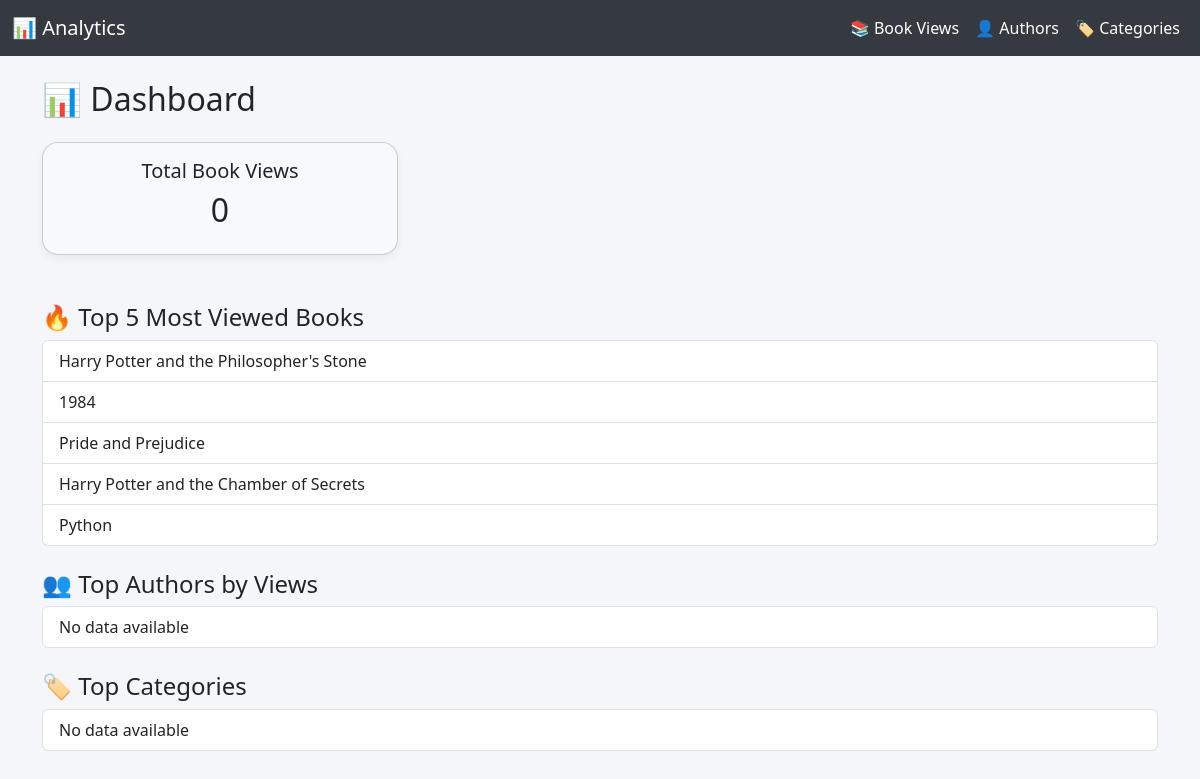
The page /analytics/ on the database its author committed.
### library/models.py (models this page shows, shortened)
class Book(models.Model):
    title = models.CharField(max_length=200)
    author = models.ForeignKey(
        Author,
        on_delete=models.CASCADE,
        related_name='books'
    )
    isbn = models.CharField('ISBN', max_length=13, unique=True)
    publication_date = models.DateField(null=True, blank=True)
    summary = models.TextField(blank=True)
    categories = models.ManyToManyField(Category, related_name='books')
    publishers = models.ManyToManyField(
        Publisher,
        through='Publication',
        through_fields=('book', 'publisher'),
        related_name='books'
    )

### analytics/views.py (the view)
# urls.py: path('', views.dashboard, name='dashboard'),
def dashboard(request):
    context = {
        'total_views': BookView.objects.count(),
        'top_books': Book.objects.order_by('-views__id')[:5],
        'top_authors': AuthorAnalytics.objects.order_by('-total_views')[:5],
        'category_stats': CategoryAnalytics.objects.order_by('-popularity_score')[:5],
    }
    return render(request, 'analytics/dashboard.html', context)

### analytics/templates/analytics/dashboard.html (shortened to what this page needs)
{% extends "analytics/base_analytics.html" %}
{% block content %}
<h2 class="mb-4">📊 Dashboard</h2>
<div class="row g-4">
    <div class="col-md-4">
        <div class="card p-3 text-center bg-light">
            <h5>Total Book Views</h5>
            <h2>{{ total_views }}</h2>
        </div>
    </div>
</div>
<h4 class="mt-5">🔥 Top 5 Most Viewed Books</h4>
<ul class="list-group mb-4">
    {% for book in top_books %}
    <li class="list-group-item">{{ book.title }}</li>
    {% empty %}
    <li class="list-group-item">No data available</li>
    {% endfor %}
</ul>
<h4>👥 Top Authors by Views</h4>
<ul class="list-group mb-4">
    {% for author in top_authors %}
    <li class="list-group-item">{{ author.author.name }} - {{ author.total_views }} views</li>
    {% empty %}
    <li class="list-group-item">No data available</li>
    {% endfor %}
</ul>
<h4>🏷️ Top Categories</h4>
<ul class="list-group">
    {% for cat in category_stats %}
    <li class="list-group-item">{{ cat.category.name }} - Score: {{ cat.popularity_score }}</li>
    {% empty %}
    <li class="list-group-item">No data available</li>
    {% endfor %}
</ul>
{% endblock %}

### analytics/templates/analytics/base_analytics.html (style rules this page uses)
body { background-color: #f4f6f9; }
.card { box-shadow: 0 4px 8px rgba(0,0,0,0.05); border-radius: 1rem; }

### rows shown on the page
Book: title "Harry Potter and the Philosopher's Stone"
Book: title "1984"
Book: title "Pride and Prejudice"
Book: title "Harry Potter and the Chamber of Secrets"
Book: title "Python"

### other values the page prints
{{ total_views }} "0"
